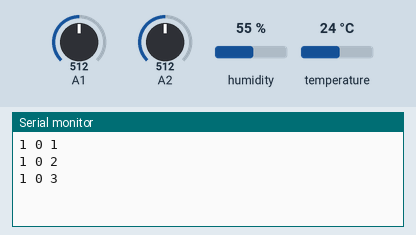
Recording of a sketch running on a simulated Arduino Uno, built with avr-gcc and run on an emulated ATmega328P. On the bench: the last lines printed to the serial monitor. Inputs (shaded band) come from the test bench; at power-on: temperature 24 °C, A2 = 512, A1 = 512, humidity 55 %.

Above: at 1.3 s.
1.4 s: temperature set to 12 °C
At 2.0 s:
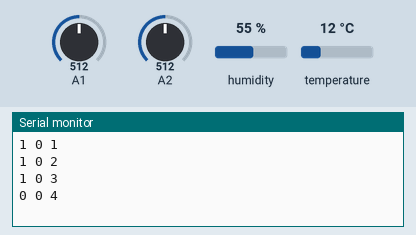
2.9 s: A2 set to 290
At 3.5 s:
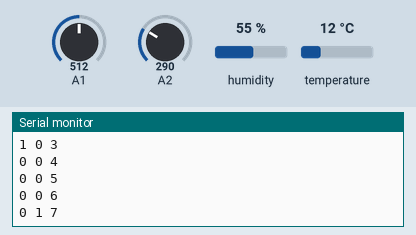
4.4 s: temperature set to 28 °C
At 5.2 s:
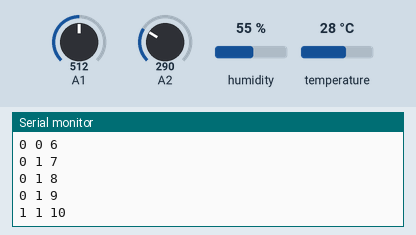
5.9 s: A2 set to 306
At 5.9 s:
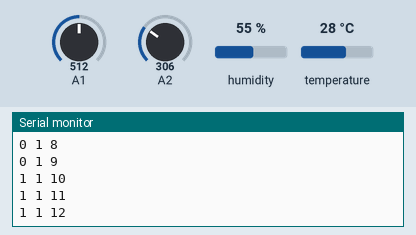
Timing chart, 0 to 8.4 s (numbered marks = the images above; inputs shaded):
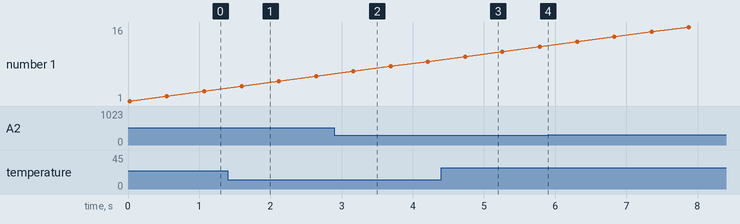

The sketch:

Seguros_HCP.ino
```cpp
#include <dht.h>
dht DHT;
#define DHT11_PIN 11
int trigPin=13; //Sensor Trig pin connected to Arduino pin 13 para distancia
int echoPin=12;  //Sensor Echo pin connected to Arduino pin 12 para distancia
float pingTime;  //time for ping to travel from sensor to target and return
float targetDistance; //Distance to Target in inches
float speedOfSound=776.5; //Speed of sound in miles per hour when temp is 77 degrees.
const int buttonPin = 10;
int buttonState = 0;
int cont = 0;
int flag = 0;
//A1 presion1
//A2 presion2
//D11 temp
int frenos[490];
int brusco = 0;
int x =0;

void setup()
  {
  Serial.begin(9600);
  pinMode(trigPin, OUTPUT);
  pinMode(echoPin, INPUT);
  pinMode(buttonPin, INPUT);
  }

void loop()
  {
  temperatura(); //digital 11
  agua(); //A2
  peso1(); // A1
  //peso3();
  //boton1();
  Serial.println(" ");
  delay(500);
  }

void temperatura()
  {
  int chk = DHT.read11(DHT11_PIN);
  //Serial.print("Temperature = ");
  if(DHT.temperature >= 24)
      Serial.print("1");
  else
      Serial.print("0");
  //Serial.print(DHT.temperature);
  Serial.print(" ");
  //delay(1000);
  }

void distancia()
  {
  digitalWrite(trigPin, LOW); //Set trigger pin low
  delayMicroseconds(2000); //Let signal settle
  digitalWrite(trigPin, HIGH); //Set trigPin high
  delayMicroseconds(15); //Delay in high state
  digitalWrite(trigPin, LOW); //ping has now been sent
  delayMicroseconds(10); //Delay in low state
  pingTime = pulseIn(echoPin, HIGH);  //pingTime is presented in microceconds
  pingTime=pingTime/1000000; //convert pingTime to seconds by dividing by 1000000 (microseconds in a second)
  pingTime=pingTime/3600; //convert pingtime to hourse by dividing by 3600 (seconds in an hour)
  targetDistance= speedOfSound * pingTime;  //This will be in miles, since speed of sound was miles per hour
  targetDistance=targetDistance/2; //Remember ping travels to target and back from target, so you must divide by 2 for actual target distance.
  targetDistance= targetDistance*63360;    //Convert miles to inches by multipling by 63360 (inches per mile)
  //Serial.print("Distancia = ");
  Serial.print(targetDistance);
  Serial.print(" ");
  delay(100); //delay tenth of a  second to slow things down a little.
  }

void peso1()
  {
  int sensorValue = analogRead(A1);
  //Serial.print("Sensor0 = ");
  float voltage = sensorValue; //* (5.0 / 1023.0);
  if(voltage >= 100)
     x = x + 1;
  Serial.print(x);
  Serial.print(" ");
  }

void agua()
  {
  int sensorValue = analogRead(A2);
  //Serial.print("Sensor2 = ");
  float voltage = sensorValue; //* (5.0 / 1023.0);
  if(voltage >= 300)
      Serial.print("0");
  else
      Serial.print("1");
  Serial.print(" ");
  }

void peso3()
  {
  int sensorValue = analogRead(A0);
  //Serial.print("Sensor0 = ");
  float voltage = sensorValue; //* (5.0 / 1023.0);
  Serial.print(voltage);
  Serial.print(" ");
  }

void boton1()
  {
  buttonState = digitalRead(buttonPin);
  if (buttonState == HIGH && flag == 0)
    {
    cont++;
    flag = 1;
    }
  else
    flag = 0;
  Serial.print(cont);
  //Serial.print(" ");
  delay(100);
  }
```

Measured:
- after the input at 1.4 s, the serial monitor: prints a new line after 0.19 s (image 1)
- after the input at 2.9 s, the serial monitor: prints a new line after 0.27 s (image 2)
- after the input at 4.4 s, the serial monitor: prints a new line after 0.34 s (image 3)
